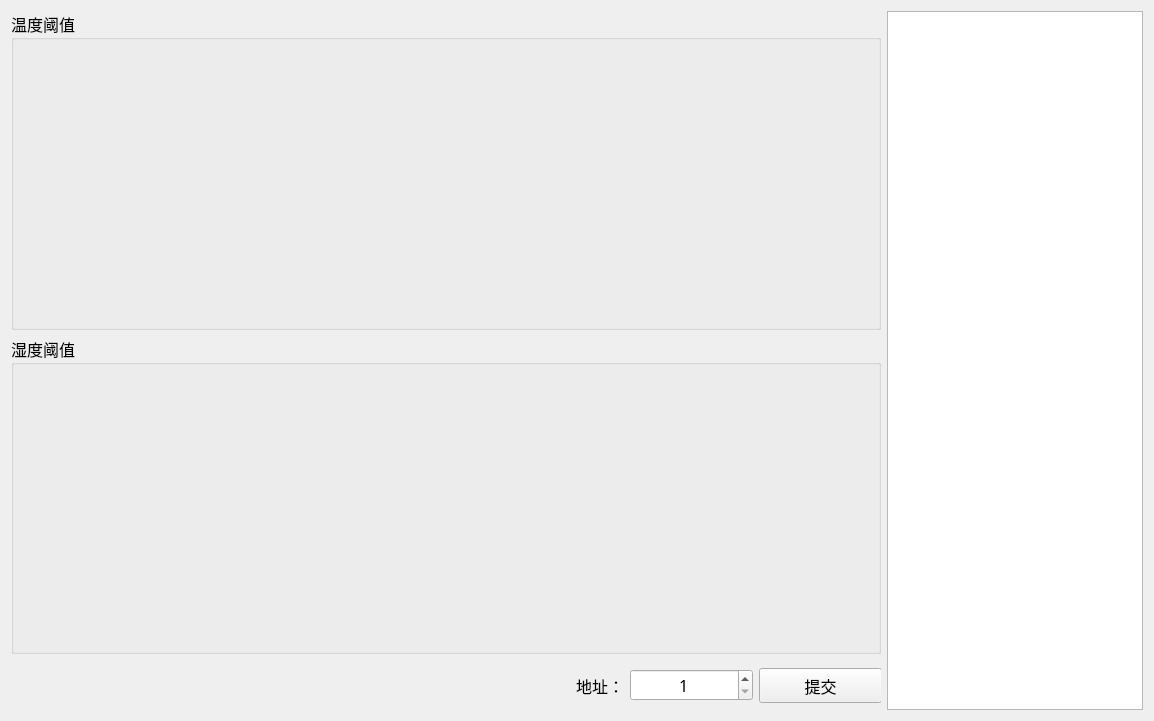
<?xml version="1.0" encoding="UTF-8"?>
<ui version="4.0">
 <class>RSet_EnvWid</class>
 <widget class="QWidget" name="RSet_EnvWid">
  <property name="geometry">
   <rect>
    <x>0</x>
    <y>0</y>
    <width>1154</width>
    <height>721</height>
   </rect>
  </property>
  <property name="windowTitle">
   <string>Form</string>
  </property>
  <layout class="QGridLayout" name="gridLayout">
   <item row="0" column="0">
    <layout class="QVBoxLayout" name="verticalLayout">
     <item>
      <widget class="QGroupBox" name="temGroup">
       <property name="font">
        <font>
         <family>微软雅黑</family>
         <pointsize>12</pointsize>
        </font>
       </property>
       <property name="title">
        <string>温度阈值</string>
       </property>
      </widget>
     </item>
     <item>
      <widget class="QGroupBox" name="humGroup">
       <property name="font">
        <font>
         <family>微软雅黑</family>
         <pointsize>12</pointsize>
        </font>
       </property>
       <property name="title">
        <string>湿度阈值</string>
       </property>
      </widget>
     </item>
     <item>
      <widget class="QWidget" name="widget" native="true">
       <property name="maximumSize">
        <size>
         <width>16777215</width>
         <height>50</height>
        </size>
       </property>
       <widget class="QWidget" name="layoutWidget_2">
        <property name="geometry">
         <rect>
          <x>490</x>
          <y>0</y>
          <width>381</width>
          <height>51</height>
         </rect>
        </property>
        <layout class="QHBoxLayout" name="horizontalLayout">
         <item>
          <widget class="QLabel" name="label">
           <property name="minimumSize">
            <size>
             <width>100</width>
             <height>30</height>
            </size>
           </property>
           <property name="font">
            <font>
             <family>微软雅黑</family>
             <pointsize>12</pointsize>
            </font>
           </property>
           <property name="text">
            <string>地址：</string>
           </property>
           <property name="alignment">
            <set>Qt::AlignRight|Qt::AlignTrailing|Qt::AlignVCenter</set>
           </property>
          </widget>
         </item>
         <item>
          <widget class="QSpinBox" name="spinBox">
           <property name="minimumSize">
            <size>
             <width>100</width>
             <height>30</height>
            </size>
           </property>
           <property name="font">
            <font>
             <family>微软雅黑</family>
             <pointsize>12</pointsize>
            </font>
           </property>
           <property name="alignment">
            <set>Qt::AlignCenter</set>
           </property>
           <property name="minimum">
            <number>1</number>
           </property>
          </widget>
         </item>
         <item>
          <widget class="QPushButton" name="pushButton">
           <property name="minimumSize">
            <size>
             <width>120</width>
             <height>35</height>
            </size>
           </property>
           <property name="font">
            <font>
             <family>微软雅黑</family>
             <pointsize>12</pointsize>
            </font>
           </property>
           <property name="text">
            <string>提交</string>
           </property>
          </widget>
         </item>
        </layout>
       </widget>
      </widget>
     </item>
    </layout>
   </item>
   <item row="0" column="1">
    <widget class="QTextEdit" name="textEdit">
     <property name="sizePolicy">
      <sizepolicy hsizetype="Expanding" vsizetype="Expanding">
       <horstretch>0</horstretch>
       <verstretch>0</verstretch>
      </sizepolicy>
     </property>
     <property name="minimumSize">
      <size>
       <width>256</width>
       <height>400</height>
      </size>
     </property>
     <property name="maximumSize">
      <size>
       <width>256</width>
       <height>16777215</height>
      </size>
     </property>
     <property name="font">
      <font>
       <family>微软雅黑</family>
       <pointsize>12</pointsize>
      </font>
     </property>
    </widget>
   </item>
  </layout>
 </widget>
 <resources/>
 <connections/>
</ui>
